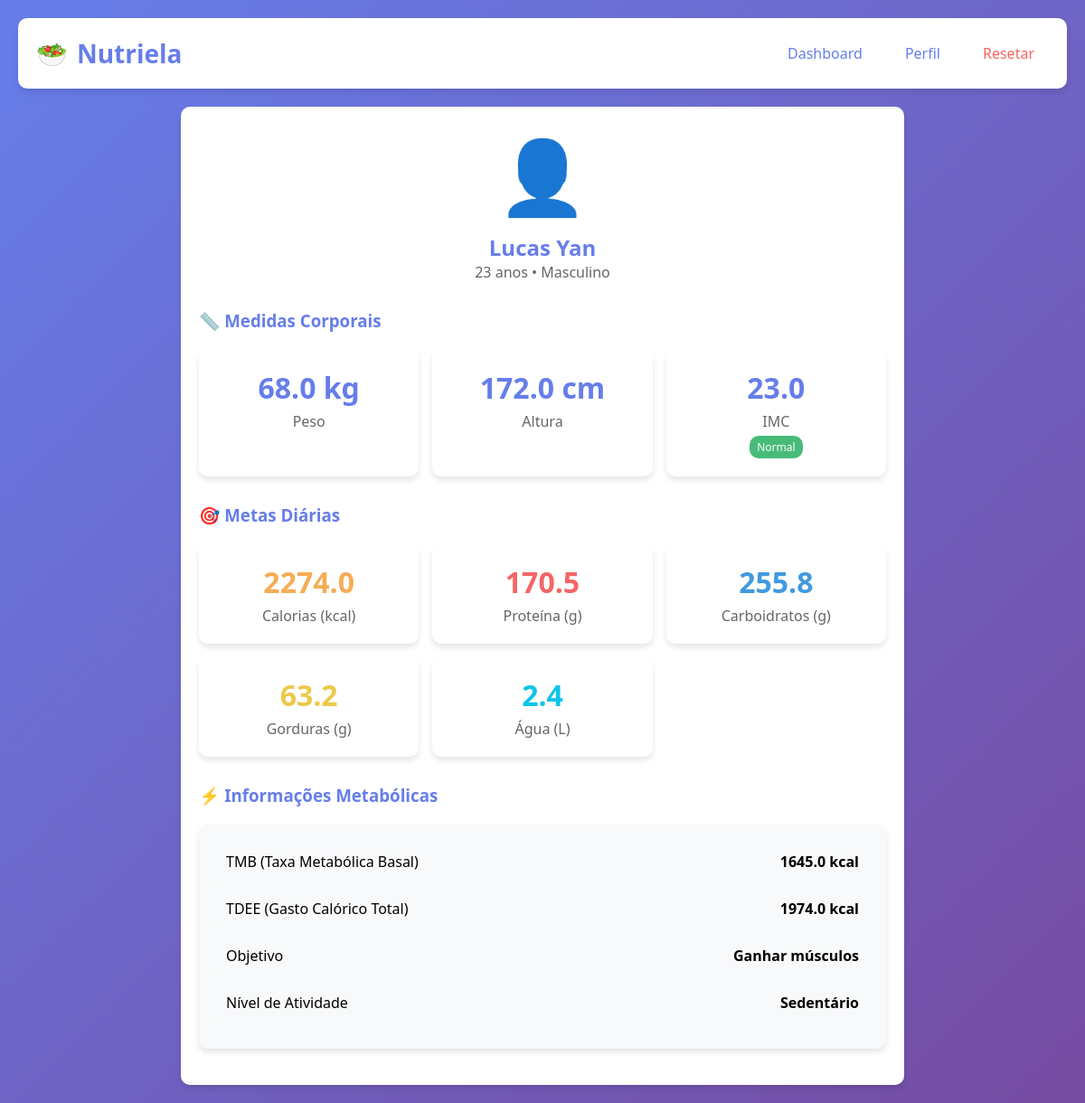
/profile, run on the app's committed database.
### app.py (models this page shows)
class User(db.Model):
    id = db.Column(db.Integer, primary_key=True)
    name = db.Column(db.String(100), nullable=False)
    age = db.Column(db.Integer, nullable=False)
    weight = db.Column(db.Float, nullable=False)
    height = db.Column(db.Float, nullable=False)
    gender = db.Column(db.String(10), nullable=False)
    goal = db.Column(db.String(20), nullable=False)
    activity_level = db.Column(db.Float, nullable=False)
    created_at = db.Column(db.DateTime, default=datetime.utcnow)
    def calculate_bmr(self):
        if self.gender == 'male':
            return (10 * self.weight) + (6.25 * self.height) - (5 * self.age) + 5
        else:
            return (10 * self.weight) + (6.25 * self.height) - (5 * self.age) - 161
    def calculate_tdee(self):
        return self.calculate_bmr() * self.activity_level
    def calculate_calorie_goal(self):
        tdee = self.calculate_tdee()
        if self.goal == 'lose_weight':
            return tdee - 500
        elif self.goal == 'gain_muscle':
            return tdee + 300
        else:
            return tdee
    def calculate_bmi(self):
        height_m = self.height / 100
        return self.weight / (height_m * height_m)
    def calculate_macro_goals(self):
        calorie_goal = self.calculate_calorie_goal()
        if self.goal == 'gain_muscle':
            protein = (calorie_goal * 0.30) / 4
            carbs = (calorie_goal * 0.45) / 4
            fat = (calorie_goal * 0.25) / 9
        elif self.goal == 'lose_weight':
            protein = (calorie_goal * 0.40) / 4
            carbs = (calorie_goal * 0.35) / 4
            fat = (calorie_goal * 0.25) / 9
        else:
            protein = (calorie_goal * 0.30) / 4
            carbs = (calorie_goal * 0.40) / 4
            fat = (calorie_goal * 0.30) / 9
        return {'protein': protein, 'carbs': carbs, 'fat': fat}
    def calculate_water_goal(self):
        return self.weight * 35

### app.py (the view)
@app.route('/profile')
def profile():
    user = User.query.first()
    if not user:
        return redirect(url_for('register'))
    bmi = user.calculate_bmi()
    bmi_status = get_bmi_status(bmi)
    tdee = user.calculate_tdee()
    calorie_goal = user.calculate_calorie_goal()
    macro_goals = user.calculate_macro_goals()
    water_goal = user.calculate_water_goal()
    return render_template('profile.html',
                         user=user,
                         bmi=bmi,
                         bmi_status=bmi_status,
                         tdee=tdee,
                         calorie_goal=calorie_goal,
                         macro_goals=macro_goals,
                         water_goal=water_goal)

### app.py (called while the page is built)
def get_bmi_status(bmi):
    if bmi < 18.5:
        return 'Abaixo do peso'
    elif bmi < 25:
        return 'Normal'
    elif bmi < 30:
        return 'Sobrepeso'
    elif bmi < 35:
        return 'Obesidade I'
    elif bmi < 40:
        return 'Obesidade II'
    else:
        return 'Obesidade III'

### templates/profile.html
{% extends "base.html" %}
{% block content %}
<div class="card" style="max-width: 800px; margin: 0 auto;">
    <div style="text-align: center; margin-bottom: 30px;">
        <div style="font-size: 80px;">👤</div>
        <h2 style="color: #667eea; margin-top: 10px;">{{ user.name }}</h2>
        <p style="color: #666;">{{ user.age }} anos • {{ 'Masculino' if user.gender == 'male' else 'Feminino' }}</p>
    </div>
    <h3 style="margin-bottom: 20px; color: #667eea;">📏 Medidas Corporais</h3>
    <div class="stat-grid" style="margin-bottom: 30px;">
        <div class="stat-card">
            <div class="stat-value">{{ user.weight }} kg</div>
            <div class="stat-label">Peso</div>
        </div>
        <div class="stat-card">
            <div class="stat-value">{{ user.height }} cm</div>
            <div class="stat-label">Altura</div>
        </div>
        <div class="stat-card">
            <div class="stat-value">{{ bmi|round(1) }}</div>
            <div class="stat-label">IMC</div>
            <div style="font-size: 12px; margin-top: 5px; padding: 4px 8px; border-radius: 10px; display: inline-block;
                 background: {{ '#48bb78' if bmi_status == 'Normal' else '#f6ad55' if bmi_status in ['Abaixo do peso', 'Sobrepeso'] else '#f56565' }}; color: white;">
                {{ bmi_status }}
            </div>
        </div>
    </div>
    <h3 style="margin-bottom: 20px; color: #667eea;">🎯 Metas Diárias</h3>
    <div class="stat-grid" style="margin-bottom: 30px;">
        <div class="stat-card">
            <div class="stat-value" style="color: #f6ad55;">{{ calorie_goal|round(0) }}</div>
            <div class="stat-label">Calorias (kcal)</div>
        </div>
        <div class="stat-card">
            <div class="stat-value" style="color: #f56565;">{{ macro_goals.protein|round(1) }}</div>
            <div class="stat-label">Proteína (g)</div>
        </div>
        <div class="stat-card">
            <div class="stat-value" style="color: #4299e1;">{{ macro_goals.carbs|round(1) }}</div>
            <div class="stat-label">Carboidratos (g)</div>
        </div>
        <div class="stat-card">
            <div class="stat-value" style="color: #ecc94b;">{{ macro_goals.fat|round(1) }}</div>
            <div class="stat-label">Gorduras (g)</div>
        </div>
        <div class="stat-card">
            <div class="stat-value" style="color: #0bc5ea;">{{ (water_goal/1000)|round(1) }}</div>
            <div class="stat-label">Água (L)</div>
        </div>
    </div>
    <h3 style="margin-bottom: 20px; color: #667eea;">⚡ Informações Metabólicas</h3>
    <div class="card" style="background: #f8f9fa;">
        <div class="meal-item">
            <span>TMB (Taxa Metabólica Basal)</span>
            <strong>{{ user.calculate_bmr()|round(0) }} kcal</strong>
        </div>
        <div class="meal-item">
            <span>TDEE (Gasto Calórico Total)</span>
            <strong>{{ tdee|round(0) }} kcal</strong>
        </div>
        <div class="meal-item">
            <span>Objetivo</span>
            <strong>{{ {'lose_weight': 'Perder peso', 'maintain': 'Manter peso', 'gain_muscle': 'Ganhar músculos'}[user.goal] }}</strong>
        </div>
        <div class="meal-item">
            <span>Nível de Atividade</span>
            <strong>{{ {1.2: 'Sedentário', 1.375: 'Levemente ativo', 1.55: 'Moderadamente ativo', 1.725: 'Muito ativo', 1.9: 'Extremamente ativo'}[user.activity_level] }}</strong>
        </div>
    </div>
</div>
{% endblock %}

### templates/base.html (style rules this page uses)
* { margin: 0; padding: 0; box-sizing: border-box; }
body { font-family: 'Segoe UI', Tahoma, Geneva, Verdana, sans-serif; background: linear-gradient(135deg, #667eea 0%, #764ba2 100%); min-height: 100vh; }
.card { background: white; padding: 20px; border-radius: 10px; margin-bottom: 20px; box-shadow: 0 4px 6px rgba(0,0,0,0.1); }
.stat-grid { display: grid; grid-template-columns: repeat(auto-fit, minmax(200px, 1fr)); gap: 15px; }
.stat-card { background: white; padding: 20px; border-radius: 10px; text-align: center; box-shadow: 0 4px 6px rgba(0,0,0,0.1); }
.stat-value { font-size: 32px; font-weight: bold; color: #667eea; }
.stat-label { color: #666; margin-top: 5px; }
.meal-item { display: flex; justify-content: space-between; align-items: center; padding: 10px; background: #f8f9fa; border-radius: 5px; margin-bottom: 10px; }

### data on the page
User: name "Lucas Yan", age "23", gender "Masculino", weight "68.0", height "172.0", calculate_bmr "1645.0", goal "Ganhar músculos", activity_level "Sedentário"

### other printed values
{{ bmi|round(1) }} "23.0"
{{ bmi_status }} "Normal"
{{ calorie_goal|round(0) }} "2274.0"
{{ macro_goals.protein|round(1) }} "170.5"
{{ macro_goals.carbs|round(1) }} "255.8"
{{ macro_goals.fat|round(1) }} "63.2"
{{ (water_goal/1000)|round(1) }} "2.4"
{{ tdee|round(0) }} "1974.0"
